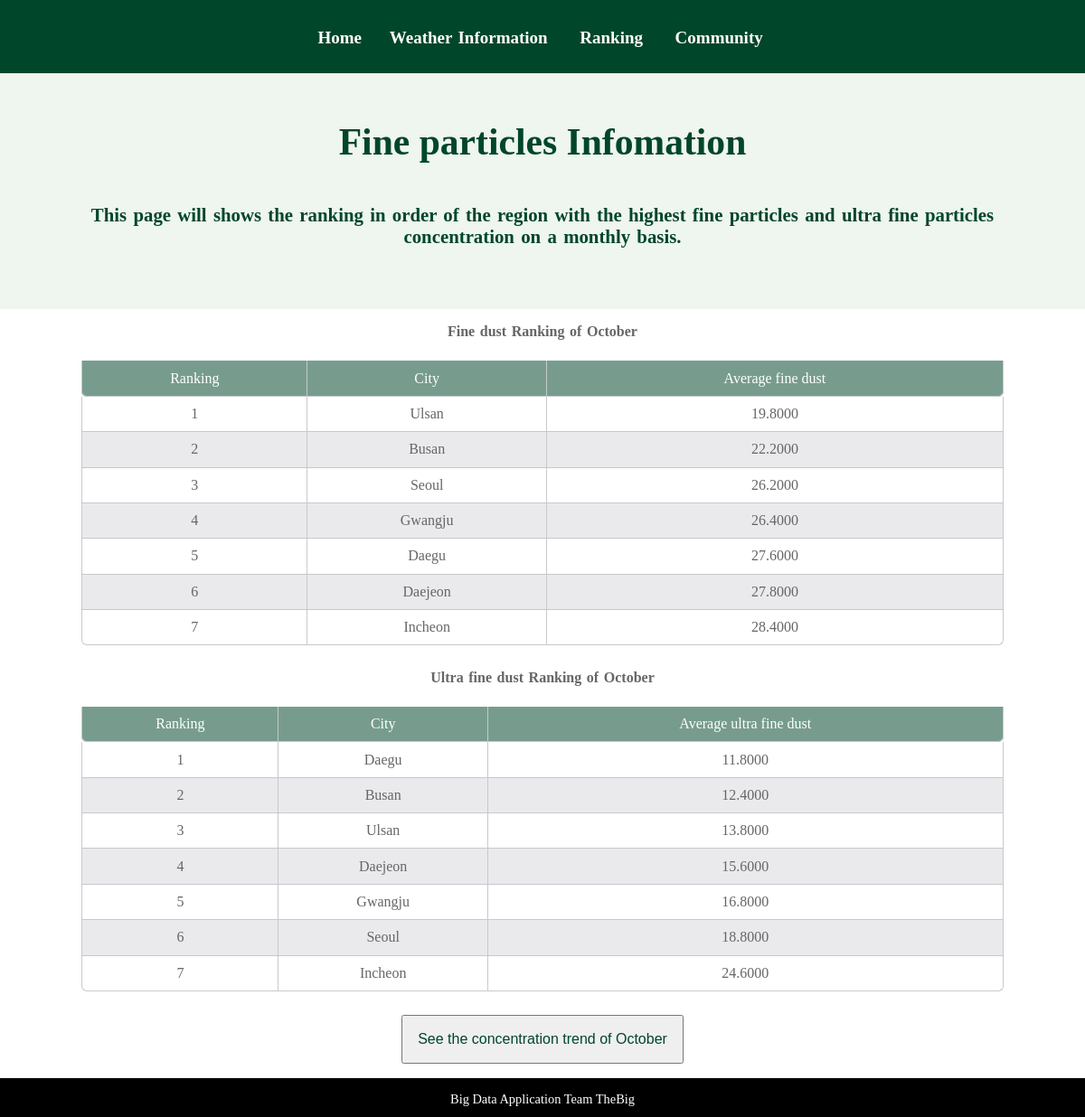
Screenshot of /webpage/hyuna/fine_particles.php with the database file from the repository.
### tables this page shows
CREATE TABLE REGION (
	REGION_CODE CHAR(4) NOT NULL, 
	ADMINISTRATIVE_AREA VARCHAR(20) NOT NULL,
	CITY VARCHAR(20) NOT NULL,
	PRIMARY KEY(REGION_CODE)
);

### webpage/hyuna/fine_particles.php (the view, shortened to what this page needs)
<!DOCTYPE html>
<html lang="en">
<head>
    <link rel="stylesheet" href="./hyuna.css" type="text/css">
</head>
<body>
    <div class="grids">
        <div class="grid-header">
            <nav>
                <ul>
                    <li><a href="home.html" class="grid-header">Home</a></li>
                    <li> <a href="#">Weather Information<i class='fa fa-angle-down'></i></a>
                    </li>
                    <li> <a href="#">Ranking<i class='fa fa-angle-down'></i></a>
                    </li>
                    <li> <a href="#">Community<i class='fa fa-angle-down'></i></a>
                    </li>
                </ul>
            </nav>
        </div>
        <div class="grid-logo">
            <h1 id="logo">Fine particles Infomation</h1>
            <p><br><b>This page will shows the ranking in order of the region with the highest fine particles and ultra
                    fine particles concentration on a monthly basis.</b></p>
        </div>
        <div class="grid-content">
            <?php
            $conn = mysqli_connect("localhost", "team20", "team20", "weather");
            $query1 = "SELECT CITY, AVG_FINE_DUST
            ,RANK() OVER(ORDER BY AVG_FINE_DUST) AS RANKING
            FROM AVG_FINE_DUST";
            $result1 = mysqli_query($conn, $query1);
            $query2 = "SELECT CITY, AVG_ULTRAFINE_DUST
            ,RANK() OVER(ORDER BY AVG_ULTRAFINE_DUST) AS RANKING
            FROM AVG_FINE_DUST";
            $result2 = mysqli_query($conn, $query2);
            ?>
            <FORM action="fine_particles.php" method="post">
                <p>Fine dust Ranking of October</p>
                <TABLE>
                    <thead>
                        <tr>
                            <td>Ranking</td>
                            <td>City</td>
                            <td>Average fine dust</td>
                        </tr>
                    </thead>
                    <?php while ($row = mysqli_fetch_array($result1)) { ?>
                    <tr>
                        <td>
                            <?= $row['RANKING'] ?>
                        </td>
                        <td>
                            <?= $row['CITY'] ?>
                        </td>
                        <td>
                            <?= $row['AVG_FINE_DUST'] ?>
                        </td>
                    </tr>
                    <?php } ?>
                </TABLE>
                <p>Ultra fine dust Ranking of October</p>
                <TABLE>
                    <thead>
                        <tr>
                            <td>Ranking</td>
                            <td>City</td>
                            <td>Average ultra fine dust</td>
                        </tr>
                    </thead>
                    <?php while ($row = mysqli_fetch_array($result2)) { ?>
                    <tr>
                        <td>
                            <?= $row['RANKING'] ?>
                        </td>
                        <td>
                            <?= $row['CITY'] ?>
                        </td>
                        <td>
                            <?= $row['AVG_ULTRAFINE_DUST'] ?>
                        </td>
                    </tr>
                    <?php } ?>
                </TABLE>
            </FORM>
            <button type="button" class="userBtn" onclick="location.href='fine_particles_trend.php'">See the
                concentration trend of
                October</a>
        </div>
        <div class="grid-footer">
            <li>Big Data Application Team TheBig</li>
        </div>
    </div>
</body>
</html>

### webpage/hyuna/hyuna.css (style rules this page uses)
* { margin: 0; padding: 0; }
.grids { display: grid; grid-template-columns: 20% 1fr 1fr 1fr 20%; }
div { background-color: rgba( 255, 255, 255, 0.5 ); }
.grid-header { background-color:rgb(0, 70, 42); text-decoration: none; color:white; grid-column: 1 / span 5; display: inline; text-align: center; padding: 0.8em; padding-top: 1em; word-spacing: 0.1em; font-weight: bold; }
.grid-logo { color: rgb(0, 70, 42); text-align: center; grid-column: 1 / span 5; padding: 2.5em; font-size: 1.3em; background-color:rgb(239, 245, 239); }
.grid-content { list-style-type: none; grid-column: 1/ span 5; padding-left: 5em; padding-right: 5em; text-align: center; }
a { text-decoration: none; text-align: center; }
.grid-footer { list-style-type: none; background-color:rgb(0, 0, 0); color:white; text-align: center; grid-column: 1 / span 5; padding: 0.8em; padding-top: 1em; font-size: 0.9em; }
p { text-align: center; padding: 0.8em; padding-top: 1em; word-spacing: 0.1em; font-weight: bold; }
body { color: #666; }
table { text-align: center; border-collapse: separate; border-spacing: 0; width: 100%; }
th, td { padding: 6px 15px; }
thead { background: rgba(0, 70, 42, 0.534); color: #fff; }
td { border-right: 1px solid #c6c9cc; border-bottom: 1px solid #c6c9cc; }
td:first-child { border-left: 1px solid #c6c9cc; }
tr:nth-child(even) td { background: #eaeaed; }
tr:last-child td:first-child { border-bottom-left-radius: 6px; }
tr:last-child td:last-child { border-bottom-right-radius: 6px; }
nav ul { font-size: 0; margin: 0; padding: 0; }
nav ul li { display: inline-block; position: relative; }
nav ul li a { color: #fff; display: block; font-size: 19px; padding: 15px 14px; transition: 0.3s linear; }
.userBtn { padding: 1em; color: rgb(0, 70, 42); margin: 1em; font-size: 1em; }

### webpage/hyuna/fine_particles.php (style rules this page uses)
table, th, td { padding: 1%; }

### rows the page displays
region: RANKING "1", CITY "Ulsan", AVG_FINE_DUST "19.8000", RANKING "3", AVG_ULTRAFINE_DUST "13.8000"
region: RANKING "2", CITY "Busan", AVG_FINE_DUST "22.2000", AVG_ULTRAFINE_DUST "12.4000"
region: RANKING "3", CITY "Seoul", AVG_FINE_DUST "26.2000", RANKING "6", AVG_ULTRAFINE_DUST "18.8000"
region: RANKING "4", CITY "Gwangju", AVG_FINE_DUST "26.4000", RANKING "5", AVG_ULTRAFINE_DUST "16.8000"
region: RANKING "5", CITY "Daegu", AVG_FINE_DUST "27.6000", RANKING "1", AVG_ULTRAFINE_DUST "11.8000"
region: RANKING "6", CITY "Daejeon", AVG_FINE_DUST "27.8000", RANKING "4", AVG_ULTRAFINE_DUST "15.6000"
region: RANKING "7", CITY "Incheon", AVG_FINE_DUST "28.4000", AVG_ULTRAFINE_DUST "24.6000"
